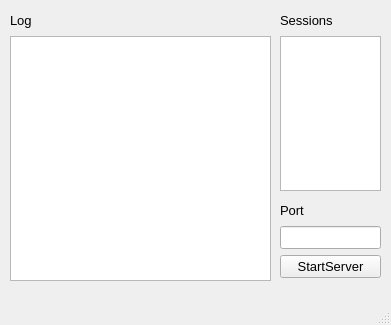
<?xml version="1.0" encoding="UTF-8"?>
<ui version="4.0">
 <class>ServerWindow</class>
 <widget class="QMainWindow" name="ServerWindow">
  <property name="enabled">
   <bool>true</bool>
  </property>
  <property name="geometry">
   <rect>
    <x>0</x>
    <y>0</y>
    <width>391</width>
    <height>325</height>
   </rect>
  </property>
  <property name="sizePolicy">
   <sizepolicy hsizetype="Preferred" vsizetype="Preferred">
    <horstretch>0</horstretch>
    <verstretch>0</verstretch>
   </sizepolicy>
  </property>
  <property name="font">
   <font>
    <pointsize>10</pointsize>
   </font>
  </property>
  <property name="windowTitle">
   <string>Server</string>
  </property>
  <widget class="QWidget" name="centralwidget">
   <widget class="QWidget" name="layoutWidget">
    <property name="geometry">
     <rect>
      <x>10</x>
      <y>10</y>
      <width>261</width>
      <height>271</height>
     </rect>
    </property>
    <layout class="QVBoxLayout" name="verticalLayout_3">
     <item>
      <layout class="QHBoxLayout" name="horizontalLayout_3">
       <item>
        <widget class="QLabel" name="label_3">
         <property name="text">
          <string>Log</string>
         </property>
        </widget>
       </item>
       <item>
        <spacer name="horizontalSpacer_3">
         <property name="orientation">
          <enum>Qt::Horizontal</enum>
         </property>
         <property name="sizeHint" stdset="0">
          <size>
           <width>40</width>
           <height>20</height>
          </size>
         </property>
        </spacer>
       </item>
      </layout>
     </item>
     <item>
      <widget class="QPlainTextEdit" name="logEditor">
       <property name="enabled">
        <bool>true</bool>
       </property>
       <property name="readOnly">
        <bool>true</bool>
       </property>
      </widget>
     </item>
    </layout>
   </widget>
   <widget class="QWidget" name="layoutWidget">
    <property name="geometry">
     <rect>
      <x>280</x>
      <y>10</y>
      <width>101</width>
      <height>181</height>
     </rect>
    </property>
    <layout class="QVBoxLayout" name="verticalLayout">
     <item>
      <layout class="QHBoxLayout" name="horizontalLayout">
       <item>
        <widget class="QLabel" name="label">
         <property name="text">
          <string>Sessions</string>
         </property>
        </widget>
       </item>
       <item>
        <spacer name="horizontalSpacer">
         <property name="orientation">
          <enum>Qt::Horizontal</enum>
         </property>
         <property name="sizeHint" stdset="0">
          <size>
           <width>40</width>
           <height>20</height>
          </size>
         </property>
        </spacer>
       </item>
      </layout>
     </item>
     <item>
      <widget class="QListView" name="sessionsView"/>
     </item>
    </layout>
   </widget>
   <widget class="QWidget" name="">
    <property name="geometry">
     <rect>
      <x>280</x>
      <y>200</y>
      <width>101</width>
      <height>78</height>
     </rect>
    </property>
    <layout class="QVBoxLayout" name="verticalLayout_5">
     <item>
      <layout class="QVBoxLayout" name="verticalLayout_4">
       <item>
        <layout class="QVBoxLayout" name="verticalLayout_2">
         <item>
          <layout class="QHBoxLayout" name="horizontalLayout_2">
           <item>
            <widget class="QLabel" name="label_2">
             <property name="text">
              <string>Port</string>
             </property>
            </widget>
           </item>
           <item>
            <spacer name="horizontalSpacer_2">
             <property name="orientation">
              <enum>Qt::Horizontal</enum>
             </property>
             <property name="sizeHint" stdset="0">
              <size>
               <width>40</width>
               <height>20</height>
              </size>
             </property>
            </spacer>
           </item>
          </layout>
         </item>
        </layout>
       </item>
       <item>
        <widget class="QLineEdit" name="portEdit"/>
       </item>
      </layout>
     </item>
     <item>
      <widget class="QPushButton" name="startStopButton">
       <property name="text">
        <string>StartServer</string>
       </property>
      </widget>
     </item>
    </layout>
   </widget>
  </widget>
  <widget class="QMenuBar" name="menubar">
   <property name="enabled">
    <bool>false</bool>
   </property>
   <property name="geometry">
    <rect>
     <x>0</x>
     <y>0</y>
     <width>391</width>
     <height>19</height>
    </rect>
   </property>
   <property name="acceptDrops">
    <bool>true</bool>
   </property>
  </widget>
  <widget class="QStatusBar" name="statusbar"/>
 </widget>
 <resources/>
 <connections/>
</ui>
